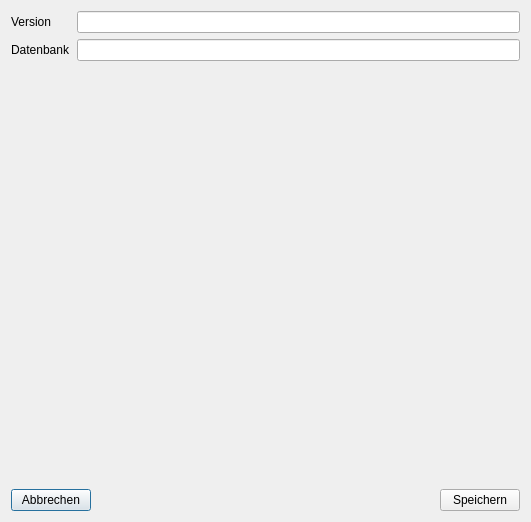
<?xml version="1.0" encoding="UTF-8"?>
<ui version="4.0">
 <class>Dialog</class>
 <widget class="QDialog" name="Dialog">
  <property name="windowModality">
   <enum>Qt::ApplicationModal</enum>
  </property>
  <property name="geometry">
   <rect>
    <x>0</x>
    <y>0</y>
    <width>531</width>
    <height>522</height>
   </rect>
  </property>
  <property name="sizePolicy">
   <sizepolicy hsizetype="Fixed" vsizetype="Fixed">
    <horstretch>0</horstretch>
    <verstretch>0</verstretch>
   </sizepolicy>
  </property>
  <property name="windowTitle">
   <string>Einstellungen</string>
  </property>
  <property name="sizeGripEnabled">
   <bool>false</bool>
  </property>
  <property name="modal">
   <bool>true</bool>
  </property>
  <layout class="QVBoxLayout" name="verticalLayout">
   <item>
    <layout class="QFormLayout" name="formLayout">
     <item row="0" column="0">
      <widget class="QLabel" name="label">
       <property name="text">
        <string>Version</string>
       </property>
      </widget>
     </item>
     <item row="0" column="1">
      <widget class="QLineEdit" name="lineEdit"/>
     </item>
     <item row="1" column="0">
      <widget class="QLabel" name="label_2">
       <property name="text">
        <string>Datenbank</string>
       </property>
      </widget>
     </item>
     <item row="1" column="1">
      <widget class="QLineEdit" name="databaseEdit"/>
     </item>
    </layout>
   </item>
   <item>
    <layout class="QHBoxLayout" name="horizontalLayout">
     <item>
      <widget class="QPushButton" name="cancelBtn">
       <property name="text">
        <string>Abbrechen</string>
       </property>
      </widget>
     </item>
     <item>
      <spacer name="horizontalSpacer">
       <property name="orientation">
        <enum>Qt::Horizontal</enum>
       </property>
       <property name="sizeHint" stdset="0">
        <size>
         <width>40</width>
         <height>20</height>
        </size>
       </property>
      </spacer>
     </item>
     <item>
      <widget class="QPushButton" name="saveBtn">
       <property name="text">
        <string>Speichern</string>
       </property>
      </widget>
     </item>
    </layout>
   </item>
  </layout>
 </widget>
 <resources/>
 <connections/>
</ui>
